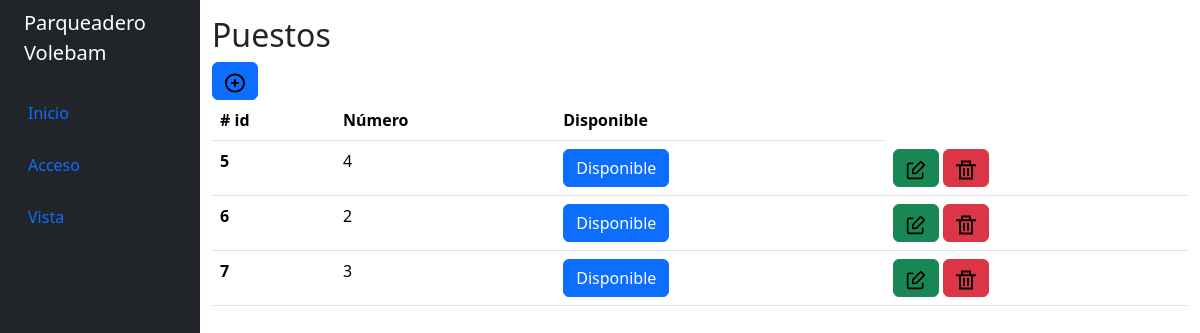
The page /vista/lista_puestos.php on the database as committed earlier.
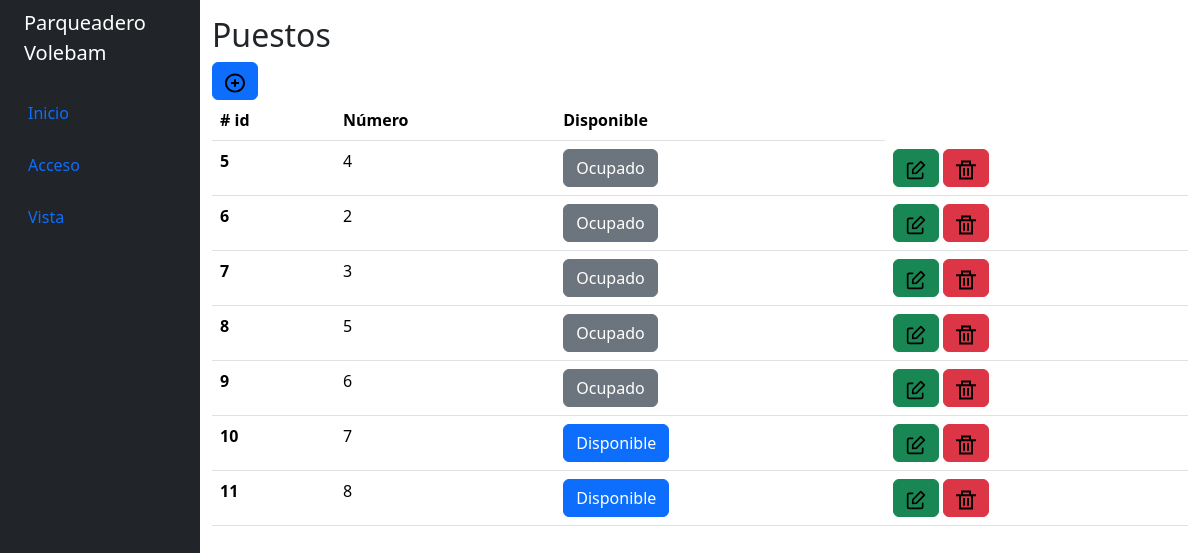
The same page on the database as committed later.
### tables this page shows
CREATE TABLE `puestos` (
  `id` int(11) NOT NULL,
  `placa` varchar(50) NOT NULL,
  `reservado` tinyint(1) NOT NULL,
  `id_cliente` int(11) NOT NULL,
  `numero` int(11) NOT NULL,
  `disponibilidad` tinyint(1) NOT NULL
);

### vista/lista_puestos.php (the view, shortened to what this page needs)
<?php
require("../config/config.php");
?>
<!DOCTYPE html>
<html lang="en">
<head>
    <?php include "../includes/styles.php"; ?>
</head>
<body>
    <div class="container-fluid ">
        <div class="row flex-nowrap">
            <?php include "../includes/header.php"; ?>
            <div class="col py-3">
                <h2>Puestos</h2>
                <div class="d-block p-10">
                    <button type="button" class="btn btn-primary" data-bs-placement="top" data-href="http://<?php echo $host; ?>/ParqueaderoVL/puestos/crear_puesto.php" data-bs-toggle="tooltip" data-bs-placement="top" title="Crear puesto">
                        <svg width="20" height="20" xmlns="http://www.w3.org/2000/svg" class="d-inline-block align-middle">
                            <image href="../icons/plus-circle-1441-svgrepo-com.svg" height="20" width="20" />
                        </svg>
                    </button>
                </div>
                <table class="table">
                    <thead>
                        <tr>
                            <th scope="col"># id</th>
                            <th scope="col">Número</th>
                            <th scope="col">Disponible</th>
                        </tr>
                    </thead>
                    <tbody>
                        <?php
                        $resultado = mysqli_query($conn, "SELECT * FROM puestos");
                        if (mysqli_num_rows($resultado) > 0) {
                            while ($puesto = mysqli_fetch_assoc($resultado)) { ?>
                                <tr>
                                    <th scope="row"><?php echo $puesto["id"]; ?></th>
                                    <td><?php echo $puesto["numero"]; ?></td>
                                    <td>
                                        <?php
                                            if($puesto["disponibilidad"]) { ?>
                                                <button type="button" class="btn btn-primary">Disponible</button>
                                            <?php } else { ?>
                                                <button type="button" class="btn btn-secondary" data-bs-toggle="popover" data-bs-title="<?php echo $puesto["placa"]; ?> <?php echo $puesto["marca"]; ?>" data-bs-content="Modelo: <?php echo $puesto["modelo"]; ?>">Ocupado</button>
                                            <?php } ?>
                                    </td>
                                    <td>
                                        <button type="button" class="btn btn-success" data-bs-toggle="tooltip" data-bs-placement="top" data-href="http://<?php echo $host; ?>/ParqueaderoVL/editar/editar_puesto.php?id=<?php echo $puesto["id"]; ?>" title="Editar">
                                            <svg width="20" height="20" xmlns="http://www.w3.org/2000/svg" class="d-inline-block align-middle">
                                                <image href="../icons/edit-svgrepo-com.svg" height="20" width="20" />
                                            </svg>
                                        </button>
                                        <button type="button" class="btn btn-danger" data-bs-toggle="tooltip" data-bs-placement="top" data-confirm-delete="true" data-delete-card="puesto" data-href-delete="http://<?php echo $host; ?>/ParqueaderoVL/delete/delete_puesto.php?id=<?php echo $puesto["id"]; ?>" title="Eliminar">
                                            <svg width="20" height="20" xmlns="http://www.w3.org/2000/svg" class="d-inline-block align-middle">
                                                <image href="../icons/delete-1487-svgrepo-com.svg" height="20" width="20" />
                                            </svg>
                                        </button>
                                    </td>
                                </tr>
                        <?php }
                        }
                        ?>
                    </tbody>
                </table>
            </div>
        </div>
    </div>
</body>
</html>

### includes/styles.php (shortened to what this page needs)
<link rel="stylesheet" href="./estilos/estilos.css" />
<link href="https://cdn.jsdelivr.net/npm/bootstrap@5.3.3/dist/css/bootstrap.min.css" rel="stylesheet" />

### includes/header.php (shortened to what this page needs)
<?php
$host = $_SERVER['HTTP_HOST'];
$session = empty($_COOKIE["usuario"]) ? false : true;
?>
<div class="col-auto col-md-3 col-xl-2 px-sm-2 px-0 bg-dark">
    <div class="d-flex flex-column align-items-center align-items-sm-start px-3 pt-2 text-white min-vh-100">
        <a href="http://<?php echo $host; ?>/ParqueaderoVL/" class="d-flex align-items-center pb-3 mb-md-0 me-md-auto text-white text-decoration-none">
            <span class="fs-5 d-none d-sm-inline">Parqueadero Volebam</span>
        </a>
        <ul class="nav nav-pills flex-column mb-sm-auto mb-0 align-items-center align-items-sm-start" id="menu">
            <li class="nav-item">
                <a href="../home.php" class="nav-link align-middle px-0">
                    <i class="fs-4 bi-house"></i> <span class="ms-1 d-none d-sm-inline">Inicio</span>
                </a>
            </li>
            <?php if ($session) { ?>
                <li>
                    <a href="#create" data-bs-toggle="collapse" class="nav-link px-0 align-middle">
                        <i class="fs-4 bi-grid"></i> <span class="ms-1 d-none d-sm-inline">Agregar</span> </a>
                    <ul class="collapse nav flex-column ms-1" id="create" data-bs-parent="#menu">
                        <?php
                        if (obtenerCampo("rol") >= 2) { ?>
                            <li>
                                <a href="http://<?php echo $host; ?>/ParqueaderoVL/registrar/registrar_vehiculo.php" class="nav-link px-0"> <span class="d-none d-sm-inline">Vehículo</span></a>
                            </li>
                            <li>
                                <a href="http://<?php echo $host; ?>/ParqueaderoVL/puestos/crear_puesto.php" class="nav-link px-0"> <span class="d-none d-sm-inline">Puesto</span></a>
                            </li>
                        <?php } else { ?>
                            <li>
                                <a href="http://<?php echo $host; ?>/ParqueaderoVL/registrar/registrar_vehiculo.php" class="nav-link px-0"> <span class="d-none d-sm-inline">Vehículo</span></a>
                            </li>
                            <li>
                                <a href="http://<?php echo $host; ?>/ParqueaderoVL/registrar/registrar_puesto_reservado.php" class="nav-link px-0"> <span class="d-none d-sm-inline">Puesto reservado</span></a>
                            </li>
                        <?php } ?>
                    </ul>
                </li>
            <?php } else { ?>
                <li>
                    <a href="#login" data-bs-toggle="collapse" class="nav-link px-0 align-middle">
                        <i class="fs-4 bi-grid"></i> <span class="ms-1 d-none d-sm-inline">Acceso</span> </a>
                </li>
            <?php } ?>
            <li>
                <a href="#view" data-bs-toggle="collapse" class="nav-link px-0 align-middle">
                    <i class="fs-4 bi-grid"></i> <span class="ms-1 d-none d-sm-inline">Vista</span> </a>
            </li>
        </ul>
    </div>
</div>

Rows that differ between the two databases and show on the page:
changed puestos id 5: placa empty → "LMS-289" (drawn); disponibilidad "Disponible" → "Ocupado"
changed puestos id 6: placa empty → "AKS-345" (drawn); disponibilidad "Disponible" → "Ocupado"
changed puestos id 7: placa empty → "ASA-231" (drawn); disponibilidad "Disponible" → "Ocupado"
added puestos: id "8", numero "5"
added puestos: id "9", numero "6"
added puestos: id "10", numero "7", disponibilidad "Disponible"
added puestos: id "11", numero "8", disponibilidad "Disponible"
